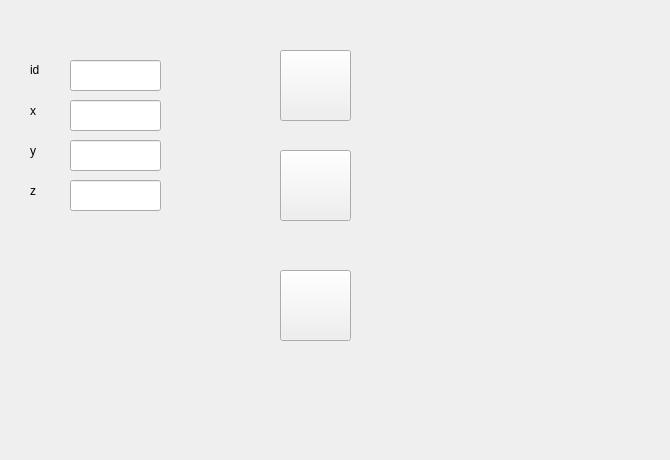
    <widget class="QWidget" name="pageMileStone">
     <widget class="QLineEdit" name="leHomeX">
      <property name="geometry">
       <rect>
        <x>70</x>
        <y>100</y>
        <width>91</width>
        <height>31</height>
       </rect>
      </property>
      <property name="inputMask">
       <string/>
      </property>
     </widget>
     <widget class="QLineEdit" name="leHomeY">
      <property name="geometry">
       <rect>
        <x>70</x>
        <y>140</y>
        <width>91</width>
        <height>31</height>
       </rect>
      </property>
      <property name="inputMask">
       <string/>
      </property>
     </widget>
     <widget class="QLineEdit" name="leHomeZ">
      <property name="geometry">
       <rect>
        <x>70</x>
        <y>180</y>
        <width>91</width>
        <height>31</height>
       </rect>
      </property>
      <property name="inputMask">
       <string/>
      </property>
     </widget>
     <widget class="QLabel" name="label_4">
      <property name="geometry">
       <rect>
        <x>30</x>
        <y>90</y>
        <width>41</width>
        <height>41</height>
       </rect>
      </property>
      <property name="text">
       <string>x</string>
      </property>
     </widget>
     <widget class="QLabel" name="label_5">
      <property name="geometry">
       <rect>
        <x>30</x>
        <y>130</y>
        <width>41</width>
        <height>41</height>
       </rect>
      </property>
      <property name="text">
       <string>y</string>
      </property>
     </widget>
     <widget class="QLabel" name="label_6">
      <property name="geometry">
       <rect>
        <x>30</x>
        <y>170</y>
        <width>41</width>
        <height>41</height>
       </rect>
      </property>
      <property name="text">
       <string>z</string>
      </property>
     </widget>
     <widget class="QPushButton" name="btnLandStoneSave">
      <property name="geometry">
       <rect>
        <x>280</x>
        <y>150</y>
        <width>71</width>
        <height>71</height>
       </rect>
      </property>
      <property name="toolTip">
       <string>记录</string>
      </property>
      <property name="styleSheet">
       <string notr="true">QPushButton#btnLandStoneSave{
	border-image : url(:/new/image/Book_and_Quill_JE2_BE2.gif);
}</string>
      </property>
      <property name="text">
       <string/>
      </property>
      <property name="shortcut">
       <string>Enter</string>
      </property>
     </widget>
     <widget class="QLabel" name="label_23">
      <property name="geometry">
       <rect>
        <x>30</x>
        <y>60</y>
        <width>21</width>
        <height>20</height>
       </rect>
      </property>
      <property name="text">
       <string>id</string>
      </property>
     </widget>
     <widget class="QLineEdit" name="leHomeId">
      <property name="geometry">
       <rect>
        <x>70</x>
        <y>60</y>
        <width>91</width>
        <height>31</height>
       </rect>
      </property>
     </widget>
     <widget class="QPushButton" name="btnHomeFile">
      <property name="geometry">
       <rect>
        <x>280</x>
        <y>270</y>
        <width>71</width>
        <height>71</height>
       </rect>
      </property>
      <property name="toolTip">
       <string>成书</string>
      </property>
      <property name="styleSheet">
       <string notr="true">QPushButton#btnHomeFile{
	border-image: url(:/new/image/written_book.gif);
}</string>
      </property>
      <property name="text">
       <string/>
      </property>
     </widget>
     <widget class="QPushButton" name="btnPaper_3">
      <property name="geometry">
       <rect>
        <x>280</x>
        <y>50</y>
        <width>71</width>
        <height>71</height>
       </rect>
      </property>
      <property name="toolTip">
       <string>新的纸张</string>
      </property>
      <property name="styleSheet">
       <string notr="true">QPushButton#btnPaper_3{
	border-image : url(:/new/image/paper.png)
}</string>
      </property>
      <property name="text">
       <string/>
      </property>
     </widget>
     <widget class="QLabel" name="labelWanderer">
      <property name="geometry">
       <rect>
        <x>350</x>
        <y>140</y>
        <width>311</width>
        <height>311</height>
       </rect>
      </property>
      <property name="toolTip">
       <string>未来功能</string>
      </property>
      <property name="styleSheet">
       <string notr="true">QLabel#labelWanderer{
	border-image:url(:/new/image/n0ahv1ho2p2y8gdelh2zvqeaihmwh08.png);
}</string>
      </property>
      <property name="text">
       <string/>
      </property>
     </widget>
    </widget>
